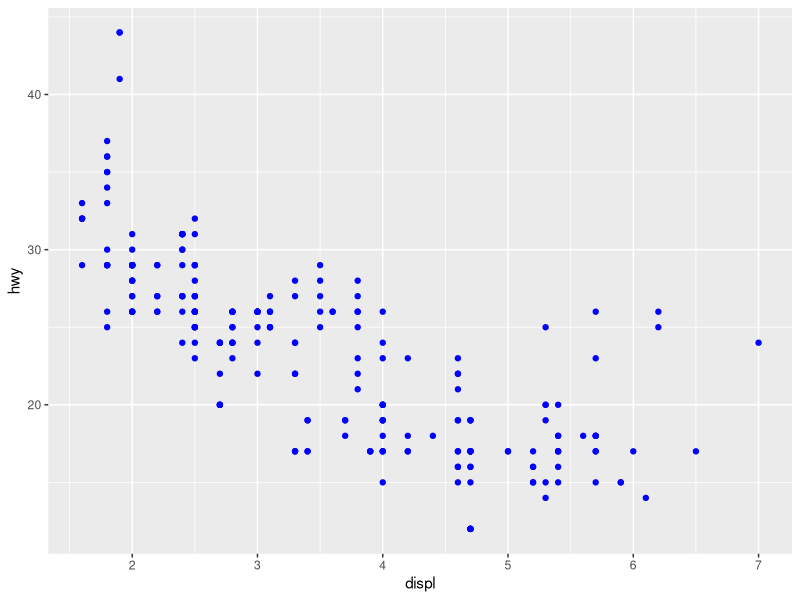
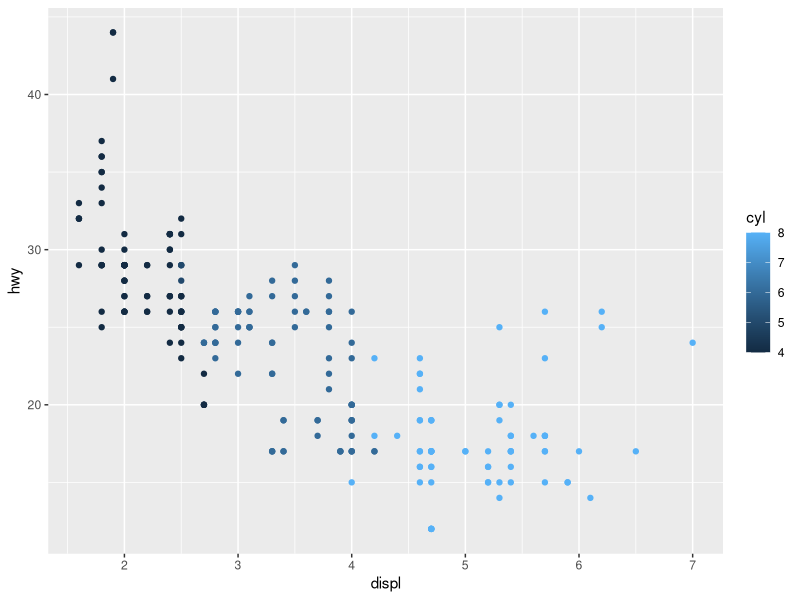
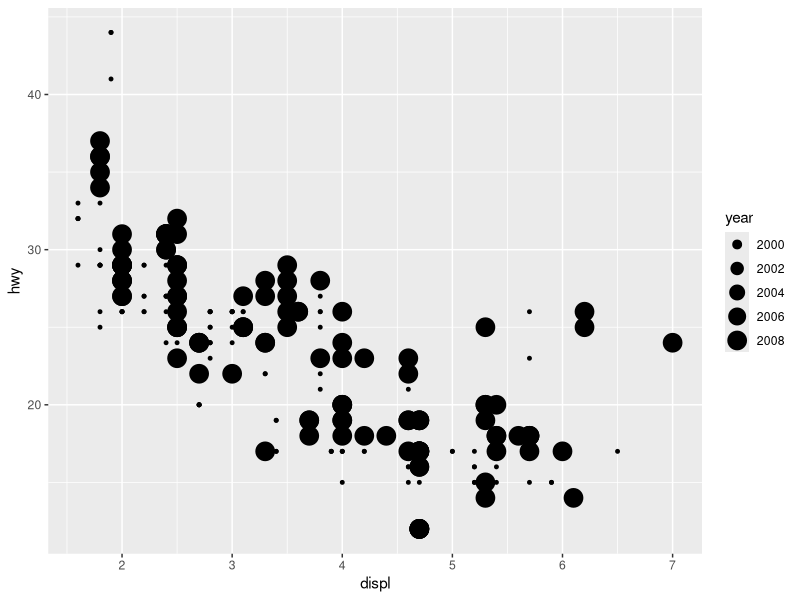
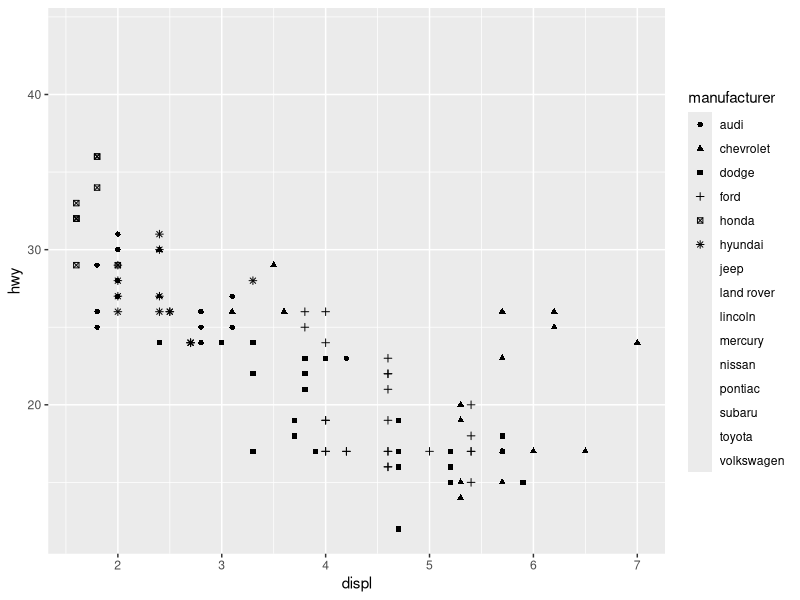
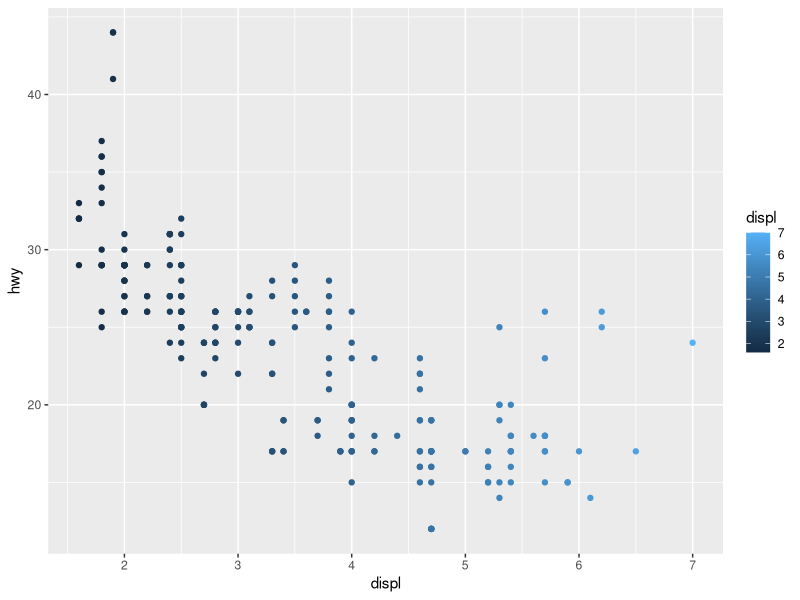
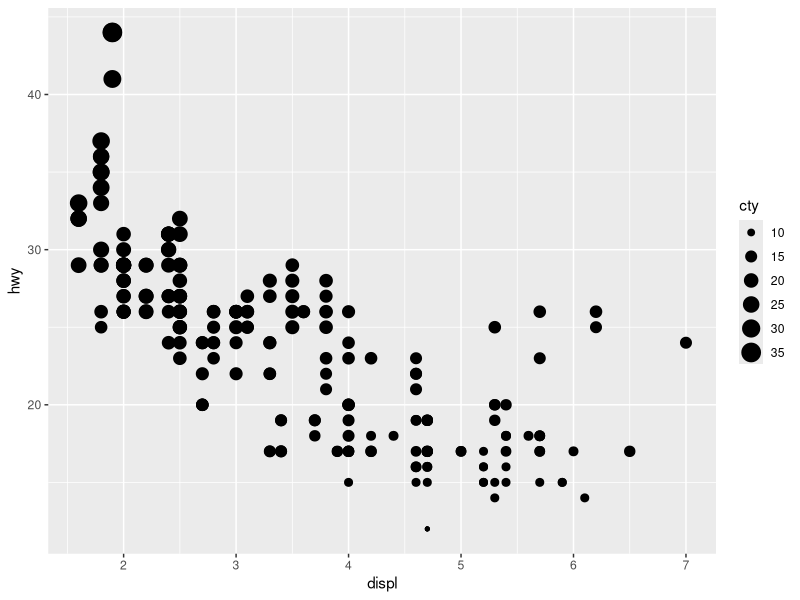

Write the R code that produced these figures, in order. (Note: this script raises an error after producing the figures.)
# Exercises from the Book "R For Data Science" (Wickham, Grolemund)
# Chapter 01 - Exercise 01
# #GGplots #ContinuousVariables #CategoricalVariables #Aesthetics

# I'll do the exercises with the following layout
# The questions will have one hastag "#"
# My answer will have three hashtags "###"
# First I will copy thq question, then my answer and then add the code

### Loading needed packages -----
library(tidyverse)

# 1. What’s gone wrong with this code? 
#    Why are the points not blue? 
#    ggplot(data = mpg) + 
#     geom_point(mapping = aes(x = displ, y = hwy, color = "blue")
### Loading data to be able to run the plot
### This function was missing one closing parenthesis.
### color="blue" must be written outside of aes()
### aes() gathers the aesthetics of the mapping
### outside aes() it focusses geom_point, so it affects the points
data(mpg) 
View(mpg)
ggplot(data = mpg) + 
  geom_point(mapping = aes(x = displ, y = hwy), color = "blue")

# 2a) Which variables in mpg are categorical? 
#     Which variables are continuous? 
#     How can you see this information when you run mpg?
#     (Hint: type ?mpg to read the documentation for the dataset.) 
### Categorical Variables (manufacturer, model, year, cyl, trans, drv, fl, class)
###  - describe qualities
###  - belong to a finite set of categories
###  - often used to segment data
###  - e.g. gender, blood type, car color, etc.
### Continuous Variables (displ, cty, hwy)
###  - numeric with meaningful arithmetic
###  - can be fractiona/decimal
###  - usually come from measurements
###  - e.g. height, temperature, weight, time
### ?mpg introduces the unit of each variable, if existing
### If you see a unit, you can be quite sure that these are continuous variables
### Only years are not continuous variables in this context in my opinion 
### They are limited from ~98' to ~08' and used as categorical variables
?mpg

# 3. Map a continuous variable to color, size, and shape. 
#    How do these aesthetics behave differently for categorical versus contin‐ uous variables?
### It is quite interesting. Every numeric response is seen as a continuous variable by the system.
### Even though it's a very limited range of answers like for number of cylinders.
### The color and size arguments can work with categorical and continuous variables.
### Either they display the data grouped or they use gradients in sizing or coloring. 
### The shape= argument requires categoric data and gives errors, if the number of groups exceeds 6. 

### 3x Categorical Variables -----
ggplot(data = mpg) + 
  geom_point(mapping = aes(x = displ, y = hwy, color = cyl))
ggplot(data = mpg) + 
  geom_point(mapping = aes(x = displ, y = hwy, size = year))
ggplot(data = mpg) + 
  geom_point(mapping = aes(x = displ, y = hwy, shape = manufacturer))
### 3x Continuous Variables ----
ggplot(data = mpg) + 
  geom_point(mapping = aes(x = displ, y = hwy, color = displ))
ggplot(data = mpg) + 
  geom_point(mapping = aes(x = displ, y = hwy, size = cty))
ggplot(data = mpg) + 
  geom_point(mapping = aes(x = displ, y = hwy, shape = hwy))

# 4. What happens if you map the same variable to multiple aesthetics?
### It works perfectly and can improve the communication of the message.
### But it generates 2 legends. I would combine them. 
ggplot(data = mpg) + 
  geom_point(mapping = aes(x = displ, y = hwy, color = displ, size = displ))

# 5. What does the stroke aesthetic do? 
#    What shapes does it work with? 
#    (Hint: use ?geom_point.)
### The aesthetic stroke allows to set a fixed size for all points of the scatterplot
### It requires numeric arguments like 1, 2, 3, 4, 5
?geom_point
ggplot(data = mpg) + 
  geom_point(mapping = aes(x = displ, y = hwy), stroke = 1)

# 6. What happens if you map an aesthetic to something other than a variable name, like aes(color = displ < 5)?
### This is interesting! It recognised the conditions and adjusted the coloring to it.
### All points meeting the condition have an own color and TRUE written in the legend.
### All points not meeting the condition have an own color and FALSE written in the legend.
ggplot(data = mpg) + 
  geom_point(mapping = aes(x = displ, y = hwy, color = displ < 5))
